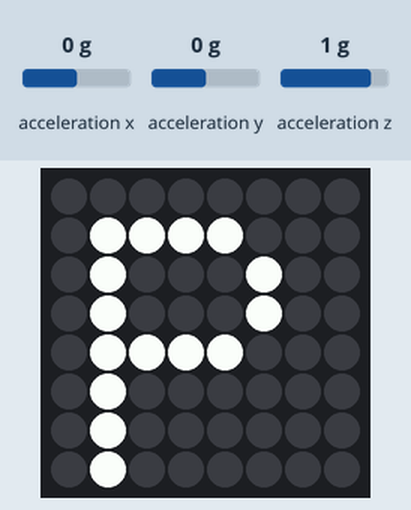
The program below on a simulated Raspberry Pi (BCM pin numbers) with a Sense HAT. Parts: the Sense HAT's 8×8 RGB LED matrix. The inputs (shaded band) are chosen by the test bench; at power-on: acceleration x 0 g, acceleration y 0 g, acceleration z 1 g.

Above: at 1.2 s.
1.3 s: acceleration x set to -1.4 g
At 2.3 s:
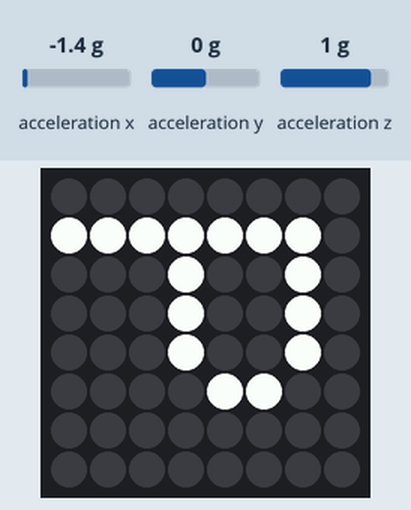
2.8 s: acceleration x set to 0.8 g
At 3.5 s:
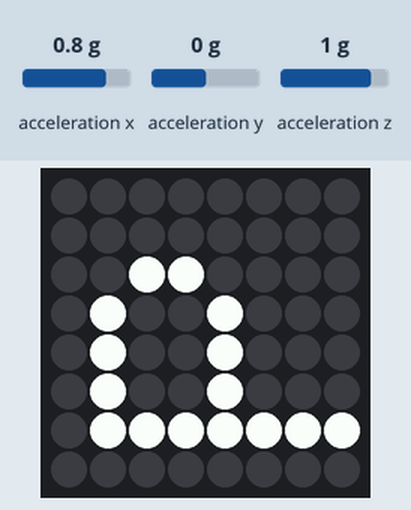
4.3 s: acceleration x set to -0.8 g
At 4.6 s:
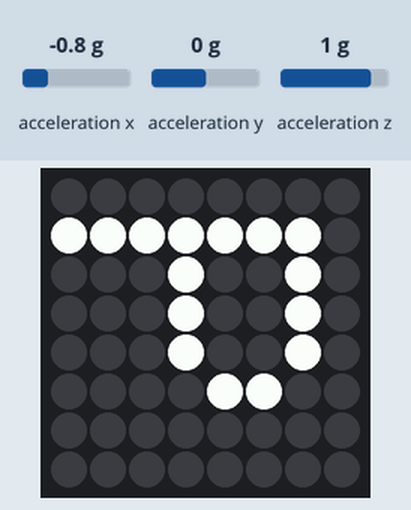
5.8 s: acceleration x set to 1.4 g
At 7.0 s:
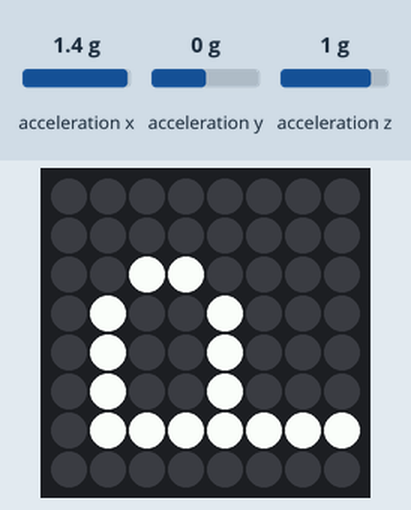
Timing chart, 0 to 8.3 s (numbered marks = the images above; inputs shaded):
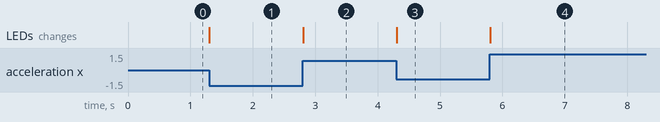

The program:

rotate-letter.py
```python
from sense_hat import SenseHat
sense = SenseHat()
sense.show_letter('P')
while True:
    x, y, z = sense.get_accelerometer_raw().values()
    if round(x) == -1:
        sense.set_rotation(90)
    elif round(y) == 1:
        sense.set_rotation(0)
    elif round(x) == 1:
        sense.set_rotation(270)
    elif round(y) == -1:
        sense.set_rotation(180)
```

Measured:
- after the input at 1.3 s, the LEDs: change at once (image 1)
- after the input at 2.8 s, the LEDs: change at once (image 2)
- after the input at 4.3 s, the LEDs: change at once (image 3)
- after the input at 5.8 s, the LEDs: change at once (image 4)
